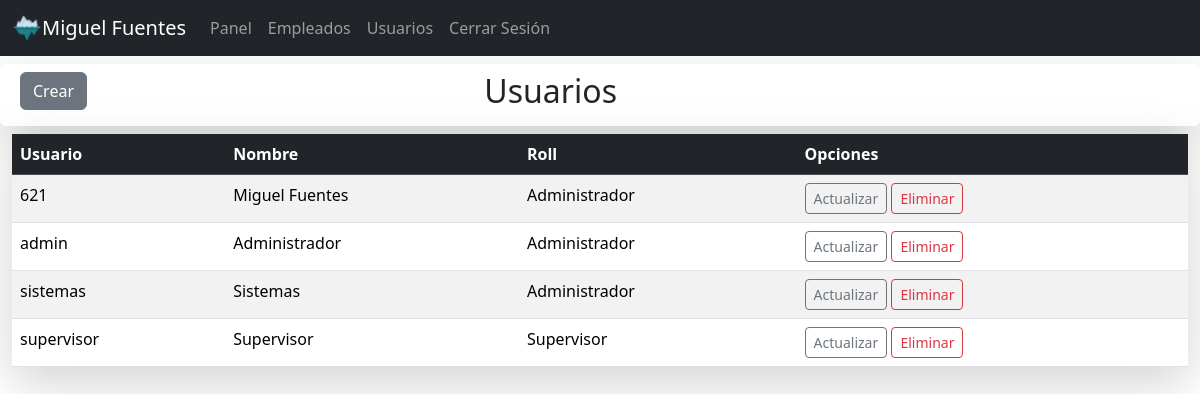
Page /auth/users/ (signed in) on the committed database.
### clock/models.py (models this page shows, shortened)
class User(db.Model):
    id = db.Column(db.Integer, primary_key=True)
    username = db.Column(db.String, unique=True, nullable=False)
    name = db.Column(db.String, nullable=False)
    roll = db.Column(db.String, nullable=False)
    password = db.Column(db.Text, nullable=False)
    state = db.Column(db.Integer)

### clock/auth.py (the view)
@bp.route('users/')
@login_required
def users():
    users = User.query.all()
    return render_template('users.html', users =  users)

### clock/auth.py (called while the page is built)
def login_required(view):
    @functools.wraps(view)
    def wrapped_view(**kwargs):
        if g.user is None:
            return redirect('/auth/login')
        return view(**kwargs)
    return wrapped_view

@bp.before_app_request
def load_logged_in_user():
    user_id = session.get('user_id')
    print(user_id)
    if user_id is None:
        g.user = None
    else:
        g.user = User.query.get_or_404(user_id)

### clock/templates/users.html (shortened to what this page needs)
{% extends 'base.html' %}
{% block content %}
<main class="container-fluid">
    <div class="p-2 my-2 row rounded shadow-lg">
        <div class="col-3">
            <a class="btn btn-secondary btn-xl" href="{{ url_for('auth.register') }}">Crear</a>
        </div>
        <div class="col-5">
            <span class="text-center"><h2>Usuarios</h2></span>
        </div>
    </div>
    <table class="table table-striped shadow-lg">
        <thead class="table-dark">
            <tr>
                <th scope="col">Usuario</th>
                <th scope="col">Nombre</th>
                <th scope="col">Roll</th>
                <th scope="col">Opciones</th>
            </tr>
        </thead>
        <tbody>
            {% for user in users %}
            <tr>
                <td>{{ user.username }}</td>
                <td>{{ user.name }}</td>
                <td>{{ user.roll }}</td>
                <td>
                    <a href="{{ url_for('auth.register_update', id = user.id) }}" class="btn btn-outline-secondary btn-sm">Actualizar</a>
                    <a href="{{ url_for('auth.delete', id = user.id) }}" class="btn btn-outline-danger btn-sm">Eliminar</a>
                </td>
            </tr>
            {% endfor %}
        </tbody>
    </table>
</main>
{% endblock %}

### clock/templates/base.html (shortened to what this page needs)
<!DOCTYPE html>
<html lang="en">
<head>
    <link href="https://cdn.jsdelivr.net/npm/bootstrap@5.3.2/dist/css/bootstrap.min.css" rel="stylesheet"
>
</head>
<body style="background-color: gray92">
    <nav class="navbar navbar-expand-lg navbar-dark bg-dark" aria-label="Fourth navbar example">
        <div class="container-fluid">
            <img src="/static/img/icoicse.ico" width="30" height="30" alt="">
            {% if g.user %}
            <a class="navbar-brand" href="#"> {{ g.user.name}} </a>
            {% endif %}
            <div class="collapse navbar-collapse" id="navbarsExample04">
                <ul class="navbar-nav ">
                    <li class="nav-item">
                        <a class="nav-link" href="{{ url_for('dashboard.dashboard') }}" aria-current="page">Panel</a>
                    </li>
                    <li class="nav-item">
                        <a class="nav-link" href="{{ url_for('home.employees') }}" aria-current="page">Empleados</a>
                    </li>
                    <li class="nav-item">
                        <a class="nav-link" href="{{ url_for('auth.users') }}" aria-current="page">Usuarios</a>
                    </li>
                    <li class="nav-item">
                        <a class="nav-link" href="{{ url_for('auth.logout') }}" aria-current="page">Cerrar Sesión</a>
                    </li>
                </ul>
            </div>
        </div>
    </nav>
    {% block content %}
    {% endblock %}
</body>
</html>

### rows in the picture
User: user.name "Miguel Fuentes", username "621", name "Miguel Fuentes", roll "Administrador"
User: username "admin", name "Administrador", roll "Administrador"
User: username "sistemas", name "Sistemas", roll "Administrador"
User: username "supervisor", name "Supervisor", roll "Supervisor"
